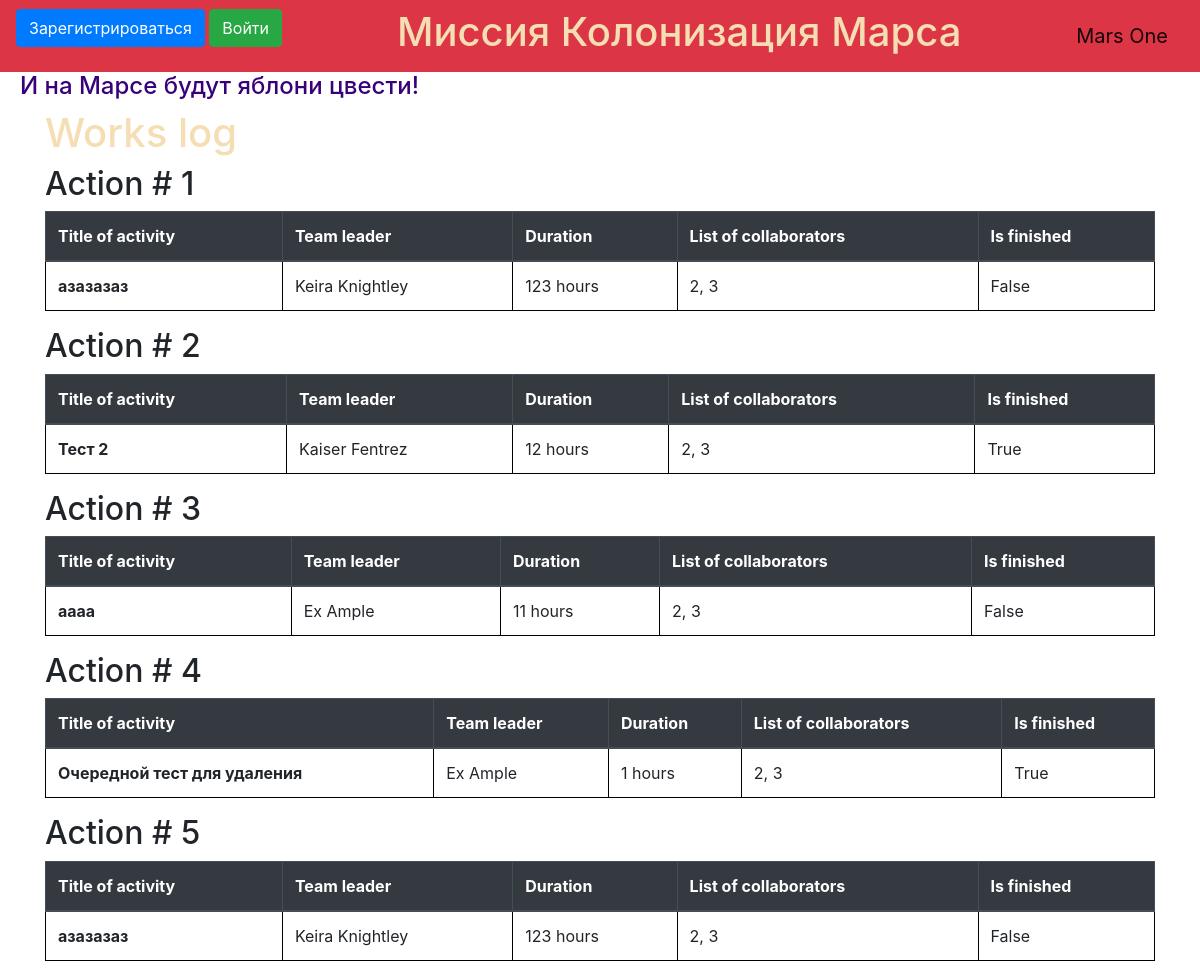
Before: / with the older database file.
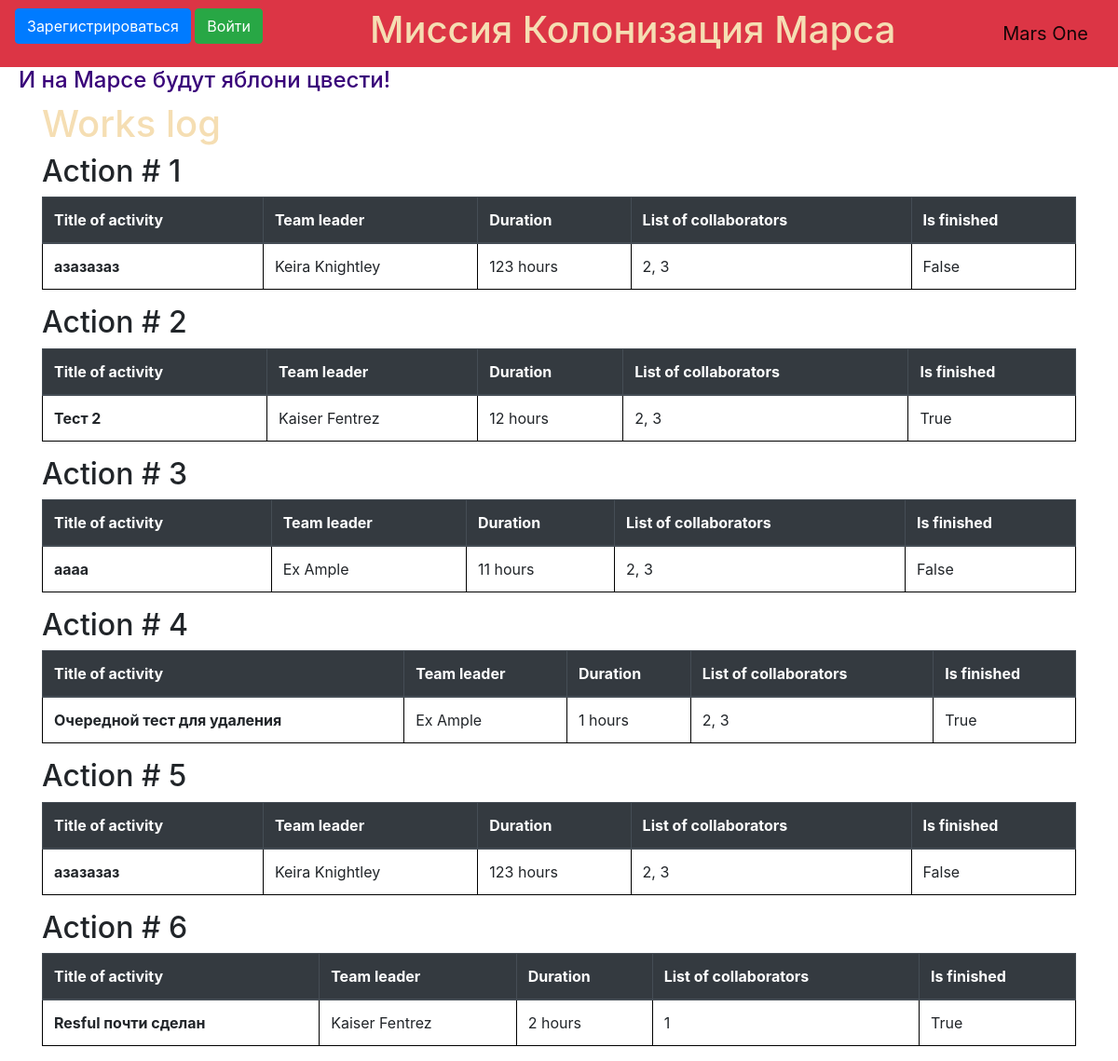
After: the same page with the newer database file.
### data/jobs.py (models this page shows, shortened)
class Jobs(SqlAlchemyBase, UserMixin, SerializerMixin):
    __tablename__ = 'jobs'
    id = sqlalchemy.Column(sqlalchemy.Integer,
                           primary_key=True, autoincrement=True)
    team_leader = sqlalchemy.Column(sqlalchemy.Integer,
                                sqlalchemy.ForeignKey("users.id"))
    job = sqlalchemy.Column(sqlalchemy.Integer, nullable=True)
    work_size = sqlalchemy.Column(sqlalchemy.Integer)
    collaborators = sqlalchemy.Column(sqlalchemy.String, nullable=True)
    end_date = sqlalchemy.Column(sqlalchemy.DateTime,
                                 default=datetime.datetime.now)
    start_date = sqlalchemy.Column(sqlalchemy.DateTime,
                                   default=datetime.datetime.now)
    is_finished = sqlalchemy.Column(sqlalchemy.Boolean, nullable=True)
    user = orm.relation('User')

### data/users.py (models this page shows, shortened)
class User(SqlAlchemyBase, UserMixin, SerializerMixin):
    __tablename__ = 'users'
    id = sqlalchemy.Column(sqlalchemy.Integer,
                           primary_key=True, autoincrement=True)
    surname = sqlalchemy.Column(sqlalchemy.String, nullable=True)
    name = sqlalchemy.Column(sqlalchemy.String, nullable=True)
    age = sqlalchemy.Column(sqlalchemy.Integer)
    position = sqlalchemy.Column(sqlalchemy.String, nullable=True)
    speciality = sqlalchemy.Column(sqlalchemy.String, nullable=True)
    address = sqlalchemy.Column(sqlalchemy.String, nullable=True)
    email = sqlalchemy.Column(sqlalchemy.String,
                              index=True, unique=True, nullable=True)
    hashed_password = sqlalchemy.Column(sqlalchemy.String, nullable=True)
    modified_date = sqlalchemy.Column(sqlalchemy.DateTime,
                                      default=datetime.datetime.now)
    jobs = orm.relation("Jobs", back_populates='user')

### main.py (the view)
@app.route("/")
def index():
    db_sess = db_session.create_session()
    jobs = db_sess.query(Jobs).all()
    return render_template("index.html", jobs=jobs)

### data/db_session.py (called while the page is built)
def create_session() -> Session:
    global __factory
    return __factory()

### templates/index.html (shortened to what this page needs)
{% extends "base.html" %}
{% block content %}
<h1>Works log</h1>
{% for item in jobs%}
<h2> Action # {{item.id}} </h2>
<table class="table">
    <thead class="thead-dark">
    <tr>
        <th scope="col">Title of activity</th>
        <th scope="col">Team leader</th>
        <th scope="col">Duration</th>
        <th scope="col">List of collaborators</th>
        <th scope="col">Is finished</th>
    </tr>
    </thead>
    <tbody>
    <tr>
        <th scope="row">{{item.job}}</th>
        <td>{{item.user.surname}} {{item.user.name}}</td>
        <td>{{item.work_size}} hours</td>
        <td>{{item.collaborators}}</td>
        <td>{{item.is_finished}}</td>
    </tr>
    </tbody>
</table>
{% endfor %}
{% endblock %}

### templates/base.html (shortened to what this page needs)
<!doctype html>
<html lang="en">
<head>
    <link rel="stylesheet" type="text/css" href="{{ url_for('static', filename='css/style2.css') }}">
    <link rel="stylesheet" href="https://stackpath.bootstrapcdn.com/bootstrap/4.4.1/css/bootstrap.min.css"
>
</head>
<body>
    <header>
        <nav class="navbar navbar-light bg-danger">
            {% if current_user.is_authenticated %}
            <a class="navbar-brand" href="/logout">{{ current_user.surname}} {{ current_user.name }}</a>
            {% else %}
            <p>
                <a class="btn btn-primary " href="/register">Зарегистрироваться</a>
                <a class="btn btn-success" href="/login">Войти</a>
            </p>
            {% endif %}
            <h1>Миссия Колонизация Марса</h1>
            <a class="navbar-brand" href="#">Mars One</a>
        </nav>
    </header>
    <h4>И на Марсе будут яблони цвести!</h4>
    <main role="main" class="container">
        {% block content %}{% endblock %}
    </main>
</body>
</html>

### static/css/style2.css (style rules this page uses)
h4 { padding-left: 20px; color: rgb(56, 0, 121); }
h1 { color: wheat; }
table, th, td { border: 1px solid black; border-collapse: collapse; }
td { padding: 100px; }

Changed rows visible on the page:
added Jobs: id "6", job "Resful почти сделан", user.surname "Kaiser", user.name "Fentrez", work_size "2", collaborators "1", is_finished "True"
